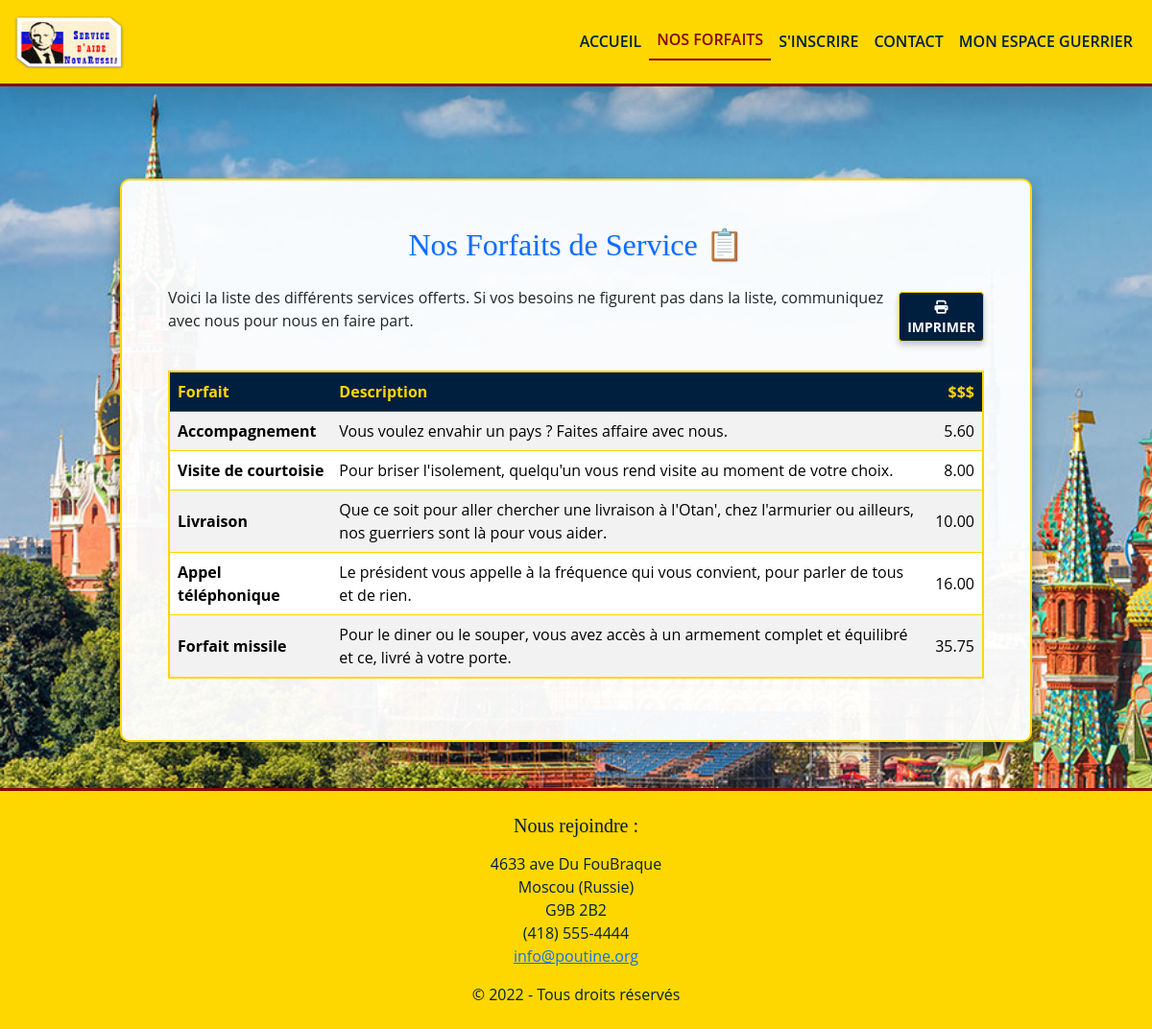
Page /PHP/forfait.php on the committed database.
### tables this page shows
CREATE TABLE IF NOT EXISTS `forfait` (
  `idForfait` smallint NOT NULL AUTO_INCREMENT,
  `nom` varchar(30) NOT NULL,
  `description` varchar(255) DEFAULT NULL,
  `prix` float DEFAULT NULL,
  PRIMARY KEY (`idForfait`)
);

### PHP/functions.php (called while the page is built, shortened)
<?php
function obtenirForfaits($pdo)
{
    $stmt = $pdo->query("SELECT idForfait, nom, description, prix FROM forfait ORDER BY idForfait");
    return $stmt->fetchAll();
}

### PHP/forfait.php (the view, shortened to what this page needs)
<?php
$page_title = 'Nos Forfaits';
require_once('../include/config.inc.php');
include('functions.php');
$forfaits = [];
$error = '';
try {
    $pdo = connecterBD();
    $forfaits = obtenirForfaits($pdo);
} catch (\PDOException $e) {
    $error = "Erreur de base de données lors du chargement des forfaits. Veuillez réessayer plus tard.";
}
?>
<!DOCTYPE html>
<html lang="fr">
<head>
    <link href="https://cdn.jsdelivr.net/npm/bootstrap@5.3.8/dist/css/bootstrap.min.css" rel="stylesheet">
    <link rel="stylesheet" href="https://cdnjs.cloudflare.com/ajax/libs/animate.css/4.1.1/animate.min.css">
    <link rel="stylesheet" href="https://cdnjs.cloudflare.com/ajax/libs/font-awesome/6.5.2/css/all.min.css">
    <link rel="stylesheet" href="../css/style.css">
    <link rel="stylesheet" href="../css/theme.css">
</head>
<body>
    <div class="page-content-fadein">
        <?php include('../include/header.inc.php'); ?>
        <main class="container py-5 mt-5">
            <section class="row justify-content-center">
                <div class="col-lg-10 custom-form-container p-5 animate__animated animate__fadeInDown">
                    <h2 class="text-center custom-font-title mb-4 text-primary">Nos Forfaits de Service 📋</h2>
                    <div class="d-flex justify-content-between align-items-center mb-4">
                        <p class="custom-font-body">Voici la liste des différents services offerts. Si vos besoins ne figurent pas dans la liste, communiquez avec nous pour nous en faire part.</p>
                        <a href="javascript:window.print()" class="btn btn-sm btn-royal btn-print animate__animated animate__flash">
                            <i class="fas fa-print"></i> Imprimer
                        </a>
                    </div>
                    <?php if ($error): ?>
                        <p class="error-message animate__animated animate__shakeX"><i class="fas fa-exclamation-triangle"></i> <?= htmlspecialchars($error) ?></p>
                    <?php elseif (empty($forfaits)): ?>
                        <p class="text-center custom-font-body">Aucun forfait disponible pour le moment.</p>
                    <?php else: ?>
                        <div class="table-responsive">
                            <table class="table table-striped table-hover table-royal align-middle">
                                <thead class="table-dark">
                                    <tr>
                                        <th>Forfait</th>
                                        <th>Description</th>
                                        <th class="text-end">$$$</th>
                                    </tr>
                                </thead>
                                <tbody class="custom-font-body">
                                    <?php foreach ($forfaits as $forfait): ?>
                                        <tr>
                                            <td class="fw-bold"><?= htmlspecialchars($forfait['nom']) ?></td>
                                            <td><?= htmlspecialchars($forfait['description']) ?></td>
                                            <td class="text-end"><?= number_format($forfait['prix'], 2, '.', '') ?></td>
                                        </tr>
                                    <?php endforeach; ?>
                                </tbody>
                            </table>
                        </div>
                    <?php endif; ?>
                </div>
            </section>
        </main>
        <?php include('../include/footer.inc.php'); ?>
    </div>
</body>
</html>

### include/header.inc.php (shortened to what this page needs)
<?php
$base_path = '../';
echo '<header class="custom-royal-header shadow-lg">';
echo '<nav class="navbar navbar-expand-lg">';
echo '<div class="container-fluid">';
echo '<a class="navbar-brand animate__animated animate__fadeInLeft" href="' . $base_path . 'index.php">';
echo '<img src="' . $base_path . 'Images/poutine.png" alt="Logo Service d\'aide NovaRussia" width="120" height="60" class="d-inline-block align-text-top custom-logo-shadow">';
echo '</a>';
echo '<div class="collapse navbar-collapse" id="navbarNav">';
echo '<ul class="navbar-nav ms-auto">';
echo '<li class="nav-item">';
echo '<a class="nav-link custom-nav-link ' . (($page_title == 'Accueil') ? 'active' : '') . '" href="' . $base_path . 'index.php">Accueil</a>';
echo '</li>';
if (isset($_SESSION['logged_in']) && $_SESSION['logged_in'] === true) {
    echo '<li class="nav-item">';
    echo '<a class="nav-link custom-nav-link ' . (($page_title == 'Rendez-vous') ? 'active' : '') . '" href="' . $base_path . 'php/rendezVous.php">Mes Rendez-vous</a>';
    echo '</li>';
    echo '<li class="nav-item">';
    echo '<a class="nav-link custom-nav-link ' . (($page_title == 'Ajouter un Rendez-vous') ? 'active' : '') . '" href="' . $base_path . 'php/ajouterRV.php">Ajoutez un rendez-vous</a>';
    echo '</li>';
    echo '<li class="nav-item">';
    echo '<a class="nav-link custom-nav-link ' . (($page_title == 'Contact') ? 'active' : '') . '" href="' . $base_path . 'php/contact.php">Contact</a>';
    echo '</li>';
    echo '<li class="nav-item">';
    echo '<a class="btn btn-danger btn-sm ms-2 mt-1 animate__animated animate__flash" href="' . $base_path . 'php/rendezVous.php?deconnexion=1">Déconnexion</a>';
    echo '</li>';
} else {
    echo '<li class="nav-item">';
    echo '<a class="nav-link custom-nav-link ' . (($page_title == 'Nos Forfaits') ? 'active' : '') . '" href="' . $base_path . 'php/forfait.php">Nos forfaits</a>';
    echo '</li>';
    echo '<li class="nav-item">';
    echo '<a class="nav-link custom-nav-link ' . (($page_title == 'Inscription') ? 'active' : '') . '" href="' . $base_path . 'php/inscription.php">S\'inscrire</a>';
    echo '</li>';
    echo '<li class="nav-item">';
    echo '<a class="nav-link custom-nav-link ' . (($page_title == 'Contact') ? 'active' : '') . '" href="' . $base_path . 'php/contact.php">Contact</a>';
    echo '</li>';
    echo '<li class="nav-item">';
    echo '<a class="nav-link custom-nav-link ' . (($page_title == 'Connexion') ? 'active' : '') . '" href="' . $base_path . 'php/connexion.php">Mon espace guerrier</a>';
    echo '</li>';
}
echo '</ul>';
echo '</div>';
echo '</div>';
echo '</nav>';
echo '</header>';

### include/footer.inc.php
<?php
echo '<footer class="custom-royal-footer pt-4 pb-2 animate__animated animate__fadeInUp">';
echo '<div class="container text-center custom-footer-content">';
echo '    <h5 class="custom-gold-text custom-font-title mb-3">Nous rejoindre :</h5>';
echo '    <p>';
echo '        4633 ave Du FouBraque<br>';
echo '        Moscou (Russie)<br>';
echo '        G9B 2B2<br>';
echo '        (418) 555-4444<br>';
echo '        <a href="mailto:info@poutine.org" class="custom-gold-link">info@poutine.org</a>';
echo '    </p>';
echo '    <p class="custom-copyright">&copy; 2022 - Tous droits réservés</p>';
echo '</div>';
echo '</footer>';

### css/style.css (style rules this page uses)
* { margin: 0; padding: 0; box-sizing: border-box; font-family: "Orbitron", sans-serif; font-family: "Open Sans", sans-serif; }
body { background-image: url("../Images/moscou.png"); background-size: cover; background-repeat: no-repeat; background-attachment: fixed; }

### css/theme.css (style rules this page uses)
:root { --color-primary: #001f3f; --color-secondary: #ffd700; --color-accent: #8b0000; --color-light: #f8f9fa; --font-title: "Playfair Display", serif; --font-body: "EB Garamond", serif; }
body { font-family: var(--font-body); }
h1, h2, h3, h4, h5, .custom-font-title { font-family: var(--font-title); color: var(--color-primary); text-shadow: 1px 1px 2px rgba(0, 0, 0, 0.1); }
.custom-royal-header { background-color: var(--color-secondary) !important; border-bottom: 3px solid var(--color-accent); box-shadow: 0 4px 12px rgba(0, 0, 0, 0.2); }
.custom-nav-link { color: var(--color-primary) !important; font-weight: 600; transition: all 0.3s ease-in-out; text-transform: uppercase; }
.custom-nav-link:hover, .custom-nav-link.active { color: var(--color-accent) !important; transform: translateY(-2px); border-bottom: 2px solid var(--color-accent); }
.custom-royal-footer { background-color: var(--color-secondary) !important; color: var(--color-primary); border-top: 3px solid var(--color-accent); }
.custom-form-container { background-color: rgba(255, 255, 255, 0.95); border-radius: 10px; box-shadow: 0 8px 15px rgba(0, 0, 0, 0.3); border: 2px solid var(--color-secondary); }
.btn-royal { background-color: var(--color-primary); border-color: var(--color-secondary); color: var(--color-light); font-weight: 700; text-transform: uppercase; transition: all 0.3s ease; box-shadow: 0 4px 6px rgba(0, 0, 0, 0.2); }
.table-royal { background-color: rgba(255, 255, 255, 0.9); border: 2px solid var(--color-secondary); }
.table-royal th { background-color: var(--color-primary); color: var(--color-secondary); }

### rows in the picture
forfait: nom "Accompagnement", description "Vous voulez envahir un pays ? Faites affaire avec nous.", prix "5.60"
forfait: nom "Visite de courtoisie", description "Pour briser l'isolement, quelqu'un vous rend visite au moment de votre choix.", prix "8.00"
forfait: nom "Livraison", description "Que ce soit pour aller chercher une livraison à l'Otan', chez l'armurier ou ailleurs, nos guerriers sont là pour vous aider.", prix "10.00"
forfait: nom "Appel téléphonique", description "Le président vous appelle à la fréquence qui vous convient, pour parler de tous et de rien.", prix "16.00"
forfait: nom "Forfait missile", description "Pour le diner ou le souper, vous avez accès à un armement complet et équilibré et ce, livré à votre porte.", prix "35.75"
